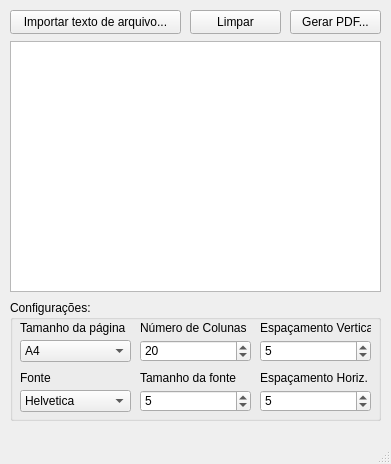
<?xml version="1.0" encoding="UTF-8"?>
<ui version="4.0">
 <class>MainWindow</class>
 <widget class="QMainWindow" name="MainWindow">
  <property name="geometry">
   <rect>
    <x>0</x>
    <y>0</y>
    <width>391</width>
    <height>464</height>
   </rect>
  </property>
  <property name="windowTitle">
   <string>Gerador de códigos</string>
  </property>
  <widget class="QWidget" name="centralwidget">
   <widget class="QPushButton" name="btn_exportar">
    <property name="geometry">
     <rect>
      <x>290</x>
      <y>10</y>
      <width>91</width>
      <height>24</height>
     </rect>
    </property>
    <property name="text">
     <string>Gerar PDF...</string>
    </property>
   </widget>
   <widget class="QPushButton" name="btn_limpar">
    <property name="geometry">
     <rect>
      <x>190</x>
      <y>10</y>
      <width>91</width>
      <height>24</height>
     </rect>
    </property>
    <property name="text">
     <string>Limpar</string>
    </property>
   </widget>
   <widget class="QPushButton" name="btn_importar">
    <property name="geometry">
     <rect>
      <x>10</x>
      <y>10</y>
      <width>171</width>
      <height>24</height>
     </rect>
    </property>
    <property name="text">
     <string>Importar texto de arquivo...</string>
    </property>
   </widget>
   <widget class="QGroupBox" name="groupBox">
    <property name="geometry">
     <rect>
      <x>10</x>
      <y>300</y>
      <width>371</width>
      <height>121</height>
     </rect>
    </property>
    <property name="title">
     <string>Configurações:</string>
    </property>
    <widget class="QComboBox" name="combo_tamanho_pagina">
     <property name="geometry">
      <rect>
       <x>10</x>
       <y>40</y>
       <width>111</width>
       <height>22</height>
      </rect>
     </property>
     <item>
      <property name="text">
       <string>A4</string>
      </property>
     </item>
     <item>
      <property name="text">
       <string>A3</string>
      </property>
     </item>
    </widget>
    <widget class="QLabel" name="label_2">
     <property name="geometry">
      <rect>
       <x>10</x>
       <y>20</y>
       <width>111</width>
       <height>16</height>
      </rect>
     </property>
     <property name="text">
      <string>Tamanho da página</string>
     </property>
    </widget>
    <widget class="QSpinBox" name="spin_numero_colunas">
     <property name="geometry">
      <rect>
       <x>130</x>
       <y>40</y>
       <width>111</width>
       <height>22</height>
      </rect>
     </property>
     <property name="value">
      <number>20</number>
     </property>
    </widget>
    <widget class="QLabel" name="label">
     <property name="geometry">
      <rect>
       <x>130</x>
       <y>20</y>
       <width>111</width>
       <height>16</height>
      </rect>
     </property>
     <property name="text">
      <string>Número de Colunas</string>
     </property>
    </widget>
    <widget class="QComboBox" name="combo_fonte">
     <property name="geometry">
      <rect>
       <x>10</x>
       <y>90</y>
       <width>111</width>
       <height>22</height>
      </rect>
     </property>
     <item>
      <property name="text">
       <string>Helvetica</string>
      </property>
     </item>
     <item>
      <property name="text">
       <string>Courier</string>
      </property>
     </item>
     <item>
      <property name="text">
       <string>Times-Roman</string>
      </property>
     </item>
    </widget>
    <widget class="QLabel" name="label_5">
     <property name="geometry">
      <rect>
       <x>10</x>
       <y>70</y>
       <width>41</width>
       <height>16</height>
      </rect>
     </property>
     <property name="text">
      <string>Fonte</string>
     </property>
    </widget>
    <widget class="QSpinBox" name="spin_tamanho_fonte">
     <property name="geometry">
      <rect>
       <x>130</x>
       <y>90</y>
       <width>111</width>
       <height>22</height>
      </rect>
     </property>
     <property name="value">
      <number>5</number>
     </property>
    </widget>
    <widget class="QLabel" name="label_6">
     <property name="geometry">
      <rect>
       <x>130</x>
       <y>70</y>
       <width>101</width>
       <height>16</height>
      </rect>
     </property>
     <property name="text">
      <string>Tamanho da fonte</string>
     </property>
    </widget>
    <widget class="QSpinBox" name="spin_vertical">
     <property name="geometry">
      <rect>
       <x>250</x>
       <y>40</y>
       <width>111</width>
       <height>22</height>
      </rect>
     </property>
     <property name="value">
      <number>5</number>
     </property>
    </widget>
    <widget class="QLabel" name="label_3">
     <property name="geometry">
      <rect>
       <x>250</x>
       <y>20</y>
       <width>111</width>
       <height>16</height>
      </rect>
     </property>
     <property name="text">
      <string>Espaçamento Vertical</string>
     </property>
    </widget>
    <widget class="QSpinBox" name="spin_horizontal">
     <property name="geometry">
      <rect>
       <x>250</x>
       <y>90</y>
       <width>111</width>
       <height>22</height>
      </rect>
     </property>
     <property name="value">
      <number>5</number>
     </property>
    </widget>
    <widget class="QLabel" name="label_4">
     <property name="geometry">
      <rect>
       <x>250</x>
       <y>70</y>
       <width>111</width>
       <height>16</height>
      </rect>
     </property>
     <property name="text">
      <string>Espaçamento Horiz.</string>
     </property>
    </widget>
   </widget>
   <widget class="QPlainTextEdit" name="edit_codigos">
    <property name="geometry">
     <rect>
      <x>10</x>
      <y>41</y>
      <width>371</width>
      <height>251</height>
     </rect>
    </property>
    <property name="font">
     <font>
      <family>Monoid</family>
      <pointsize>8</pointsize>
     </font>
    </property>
    <property name="plainText">
     <string/>
    </property>
   </widget>
  </widget>
  <widget class="QMenuBar" name="menubar">
   <property name="geometry">
    <rect>
     <x>0</x>
     <y>0</y>
     <width>391</width>
     <height>22</height>
    </rect>
   </property>
  </widget>
  <widget class="QStatusBar" name="statusbar"/>
 </widget>
 <resources/>
 <connections/>
</ui>
